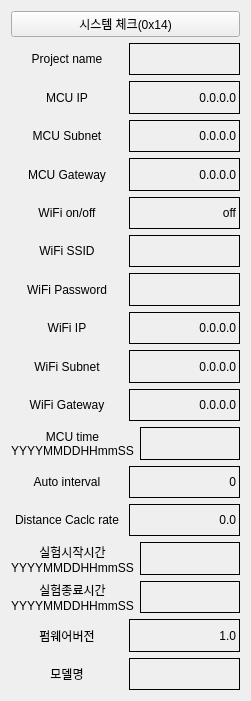
   <widget class="QWidget" name="verticalLayoutWidget_3">
    <property name="geometry">
     <rect>
      <x>600</x>
      <y>10</y>
      <width>251</width>
      <height>701</height>
     </rect>
    </property>
    <layout class="QVBoxLayout" name="verticalLayout_7">
     <item>
      <widget class="QPushButton" name="askSystem">
       <property name="text">
        <string>시스템 체크(0x14)</string>
       </property>
      </widget>
     </item>
     <item>
      <layout class="QHBoxLayout" name="horizontalLayout_70">
       <item>
        <widget class="QLabel" name="label_5_prj_name">
         <property name="text">
          <string>Project name</string>
         </property>
         <property name="alignment">
          <set>Qt::AlignCenter</set>
         </property>
        </widget>
       </item>
       <item>
        <widget class="QLabel" name="label_prj_name_var">
         <property name="frameShape">
          <enum>QFrame::Box</enum>
         </property>
         <property name="text">
          <string/>
         </property>
         <property name="alignment">
          <set>Qt::AlignRight|Qt::AlignTrailing|Qt::AlignVCenter</set>
         </property>
         <property name="margin">
          <number>3</number>
         </property>
        </widget>
       </item>
      </layout>
     </item>
     <item>
      <layout class="QHBoxLayout" name="horizontalLayout_71">
       <item>
        <widget class="QLabel" name="label_mcu_ip">
         <property name="text">
          <string>MCU IP</string>
         </property>
         <property name="alignment">
          <set>Qt::AlignCenter</set>
         </property>
        </widget>
       </item>
       <item>
        <widget class="QLabel" name="label_mcu_ip_var">
         <property name="frameShape">
          <enum>QFrame::Box</enum>
         </property>
         <property name="text">
          <string>0.0.0.0</string>
         </property>
         <property name="alignment">
          <set>Qt::AlignRight|Qt::AlignTrailing|Qt::AlignVCenter</set>
         </property>
         <property name="margin">
          <number>3</number>
         </property>
        </widget>
       </item>
      </layout>
     </item>
     <item>
      <layout class="QHBoxLayout" name="horizontalLayout_72">
       <item>
        <widget class="QLabel" name="label_mcu_subnet">
         <property name="text">
          <string>MCU Subnet</string>
         </property>
         <property name="alignment">
          <set>Qt::AlignCenter</set>
         </property>
        </widget>
       </item>
       <item>
        <widget class="QLabel" name="label_mcu_subnet_var">
         <property name="frameShape">
          <enum>QFrame::Box</enum>
         </property>
         <property name="text">
          <string>0.0.0.0</string>
         </property>
         <property name="alignment">
          <set>Qt::AlignRight|Qt::AlignTrailing|Qt::AlignVCenter</set>
         </property>
         <property name="margin">
          <number>3</number>
         </property>
        </widget>
       </item>
      </layout>
     </item>
     <item>
      <layout class="QHBoxLayout" name="horizontalLayout_73">
       <item>
        <widget class="QLabel" name="label_mcu_gateway">
         <property name="text">
          <string>MCU Gateway</string>
         </property>
         <property name="alignment">
          <set>Qt::AlignCenter</set>
         </property>
        </widget>
       </item>
       <item>
        <widget class="QLabel" name="label_mcu_gateway_var">
         <property name="frameShape">
          <enum>QFrame::Box</enum>
         </property>
         <property name="text">
          <string>0.0.0.0</string>
         </property>
         <property name="alignment">
          <set>Qt::AlignRight|Qt::AlignTrailing|Qt::AlignVCenter</set>
         </property>
         <property name="margin">
          <number>3</number>
         </property>
        </widget>
       </item>
      </layout>
     </item>
     <item>
      <layout class="QHBoxLayout" name="horizontalLayout_75">
       <item>
        <widget class="QLabel" name="label_wifi_onoff">
         <property name="text">
          <string>WiFi on/off</string>
         </property>
         <property name="alignment">
          <set>Qt::AlignCenter</set>
         </property>
        </widget>
       </item>
       <item>
        <widget class="QLabel" name="label_wifi_onoff_var">
         <property name="frameShape">
          <enum>QFrame::Box</enum>
         </property>
         <property name="text">
          <string>off</string>
         </property>
         <property name="alignment">
          <set>Qt::AlignRight|Qt::AlignTrailing|Qt::AlignVCenter</set>
         </property>
         <property name="margin">
          <number>3</number>
         </property>
        </widget>
       </item>
      </layout>
     </item>
     <item>
      <layout class="QHBoxLayout" name="horizontalLayout_76">
       <item>
        <widget class="QLabel" name="label_wifi_ssid">
         <property name="text">
          <string>WiFi SSID</string>
         </property>
         <property name="alignment">
          <set>Qt::AlignCenter</set>
         </property>
        </widget>
       </item>
       <item>
        <widget class="QLabel" name="label_wifi_ssid_var">
         <property name="frameShape">
          <enum>QFrame::Box</enum>
         </property>
         <property name="text">
          <string/>
         </property>
         <property name="alignment">
          <set>Qt::AlignRight|Qt::AlignTrailing|Qt::AlignVCenter</set>
         </property>
         <property name="margin">
          <number>3</number>
         </property>
        </widget>
       </item>
      </layout>
     </item>
     <item>
      <layout class="QHBoxLayout" name="horizontalLayout_78">
       <item>
        <widget class="QLabel" name="label_wifi_pass">
         <property name="text">
          <string>WiFi Password</string>
         </property>
         <property name="alignment">
          <set>Qt::AlignCenter</set>
         </property>
        </widget>
       </item>
       <item>
        <widget class="QLabel" name="label_wifi_pass_var">
         <property name="frameShape">
          <enum>QFrame::Box</enum>
         </property>
         <property name="text">
          <string/>
         </property>
         <property name="alignment">
          <set>Qt::AlignRight|Qt::AlignTrailing|Qt::AlignVCenter</set>
         </property>
         <property name="margin">
          <number>3</number>
         </property>
        </widget>
       </item>
      </layout>
     </item>
     <item>
      <layout class="QHBoxLayout" name="horizontalLayout_79">
       <item>
        <widget class="QLabel" name="label_wifi_ip">
         <property name="text">
          <string>WiFi IP</string>
         </property>
         <property name="alignment">
          <set>Qt::AlignCenter</set>
         </property>
        </widget>
       </item>
       <item>
        <widget class="QLabel" name="label_wifi_ip_var">
         <property name="frameShape">
          <enum>QFrame::Box</enum>
         </property>
         <property name="text">
          <string>0.0.0.0</string>
         </property>
         <property name="alignment">
          <set>Qt::AlignRight|Qt::AlignTrailing|Qt::AlignVCenter</set>
         </property>
         <property name="margin">
          <number>3</number>
         </property>
        </widget>
       </item>
      </layout>
     </item>
     <item>
      <layout class="QHBoxLayout" name="horizontalLayout_77">
       <item>
        <widget class="QLabel" name="label_wifi_subnet">
         <property name="text">
          <string>WiFi Subnet</string>
         </property>
         <property name="alignment">
          <set>Qt::AlignCenter</set>
         </property>
        </widget>
       </item>
       <item>
        <widget class="QLabel" name="label_wifi_subnet_var">
         <property name="frameShape">
          <enum>QFrame::Box</enum>
         </property>
         <property name="text">
          <string>0.0.0.0</string>
         </property>
         <property name="alignment">
          <set>Qt::AlignRight|Qt::AlignTrailing|Qt::AlignVCenter</set>
         </property>
         <property name="margin">
          <number>3</number>
         </property>
        </widget>
       </item>
      </layout>
     </item>
     <item>
      <layout class="QHBoxLayout" name="horizontalLayout_80">
       <item>
        <widget class="QLabel" name="label_wifi_gateway">
         <property name="text">
          <string>WiFi Gateway</string>
         </property>
         <property name="alignment">
          <set>Qt::AlignCenter</set>
         </property>
        </widget>
       </item>
       <item>
        <widget class="QLabel" name="label_wifi_gateway_var">
         <property name="frameShape">
          <enum>QFrame::Box</enum>
         </property>
         <property name="text">
          <string>0.0.0.0</string>
         </property>
         <property name="alignment">
          <set>Qt::AlignRight|Qt::AlignTrailing|Qt::AlignVCenter</set>
         </property>
         <property name="margin">
          <number>3</number>
         </property>
        </widget>
       </item>
      </layout>
     </item>
     <item>
      <layout class="QHBoxLayout" name="horizontalLayout_83">
       <item>
        <widget class="QLabel" name="label_mcu_time">
         <property name="text">
          <string>MCU time
YYYYMMDDHHmmSS</string>
         </property>
         <property name="alignment">
          <set>Qt::AlignCenter</set>
         </property>
        </widget>
       </item>
       <item>
        <widget class="QLabel" name="label_mcu_time_var">
         <property name="frameShape">
          <enum>QFrame::Box</enum>
         </property>
         <property name="text">
          <string/>
         </property>
         <property name="alignment">
          <set>Qt::AlignRight|Qt::AlignTrailing|Qt::AlignVCenter</set>
         </property>
         <property name="margin">
          <number>3</number>
         </property>
        </widget>
       </item>
      </layout>
     </item>
     <item>
      <layout class="QHBoxLayout" name="horizontalLayout_85">
       <item>
        <widget class="QLabel" name="label_35_auto_interval">
         <property name="text">
          <string>Auto interval</string>
         </property>
         <property name="alignment">
          <set>Qt::AlignCenter</set>
         </property>
        </widget>
       </item>
       <item>
        <widget class="QLabel" name="label_auto_interval_var">
         <property name="frameShape">
          <enum>QFrame::Box</enum>
         </property>
         <property name="text">
          <string>0</string>
         </property>
         <property name="alignment">
          <set>Qt::AlignRight|Qt::AlignTrailing|Qt::AlignVCenter</set>
         </property>
         <property name="margin">
          <number>3</number>
         </property>
        </widget>
       </item>
      </layout>
     </item>
     <item>
      <layout class="QHBoxLayout" name="horizontalLayout_84">
       <item>
        <widget class="QLabel" name="label_dist_calc_rate">
         <property name="text">
          <string>Distance Caclc rate</string>
         </property>
         <property name="alignment">
          <set>Qt::AlignCenter</set>
         </property>
        </widget>
       </item>
       <item>
        <widget class="QLabel" name="label_dist_calc_rate_var">
         <property name="frameShape">
          <enum>QFrame::Box</enum>
         </property>
         <property name="text">
          <string>0.0</string>
         </property>
         <property name="alignment">
          <set>Qt::AlignRight|Qt::AlignTrailing|Qt::AlignVCenter</set>
         </property>
         <property name="margin">
          <number>3</number>
         </property>
        </widget>
       </item>
      </layout>
     </item>
     <item>
      <layout class="QHBoxLayout" name="horizontalLayout_82">
       <item>
        <widget class="QLabel" name="label_start_lab">
         <property name="text">
          <string>실험시작시간
YYYYMMDDHHmmSS</string>
         </property>
         <property name="alignment">
          <set>Qt::AlignCenter</set>
         </property>
        </widget>
       </item>
       <item>
        <widget class="QLabel" name="label_start_lab_var">
         <property name="frameShape">
          <enum>QFrame::Box</enum>
         </property>
         <property name="text">
          <string/>
         </property>
         <property name="alignment">
          <set>Qt::AlignRight|Qt::AlignTrailing|Qt::AlignVCenter</set>
         </property>
         <property name="margin">
          <number>3</number>
         </property>
        </widget>
       </item>
      </layout>
     </item>
     <item>
      <layout class="QHBoxLayout" name="horizontalLayout_86">
       <item>
        <widget class="QLabel" name="label_stop_lab">
         <property name="text">
          <string>실험종료시간
YYYYMMDDHHmmSS</string>
         </property>
         <property name="alignment">
          <set>Qt::AlignCenter</set>
         </property>
        </widget>
       </item>
       <item>
        <widget class="QLabel" name="label_stop_lab_var">
         <property name="frameShape">
          <enum>QFrame::Box</enum>
         </property>
         <property name="text">
          <string/>
         </property>
         <property name="alignment">
          <set>Qt::AlignRight|Qt::AlignTrailing|Qt::AlignVCenter</set>
         </property>
         <property name="margin">
          <number>3</number>
         </property>
        </widget>
       </item>
      </layout>
     </item>
     <item>
      <layout class="QHBoxLayout" name="horizontalLayout_81">
       <item>
        <widget class="QLabel" name="label_firm_ver">
         <property name="text">
          <string>펌웨어버전</string>
         </property>
         <property name="alignment">
          <set>Qt::AlignCenter</set>
         </property>
        </widget>
       </item>
       <item>
        <widget class="QLabel" name="label_firm_ver_var">
         <property name="frameShape">
          <enum>QFrame::Box</enum>
         </property>
         <property name="text">
          <string>1.0</string>
         </property>
         <property name="alignment">
          <set>Qt::AlignRight|Qt::AlignTrailing|Qt::AlignVCenter</set>
         </property>
         <property name="margin">
          <number>3</number>
         </property>
        </widget>
       </item>
      </layout>
     </item>
     <item>
      <layout class="QHBoxLayout" name="horizontalLayout_20">
       <item>
        <widget class="QLabel" name="label_model_name">
         <property name="text">
          <string>모델명</string>
         </property>
         <property name="alignment">
          <set>Qt::AlignCenter</set>
         </property>
        </widget>
       </item>
       <item>
        <widget class="QLabel" name="label_model_name_var">
         <property name="frameShape">
          <enum>QFrame::Box</enum>
         </property>
         <property name="text">
          <string/>
         </property>
         <property name="alignment">
          <set>Qt::AlignRight|Qt::AlignTrailing|Qt::AlignVCenter</set>
         </property>
         <property name="margin">
          <number>3</number>
         </property>
        </widget>
       </item>
      </layout>
     </item>
    </layout>
   </widget>
